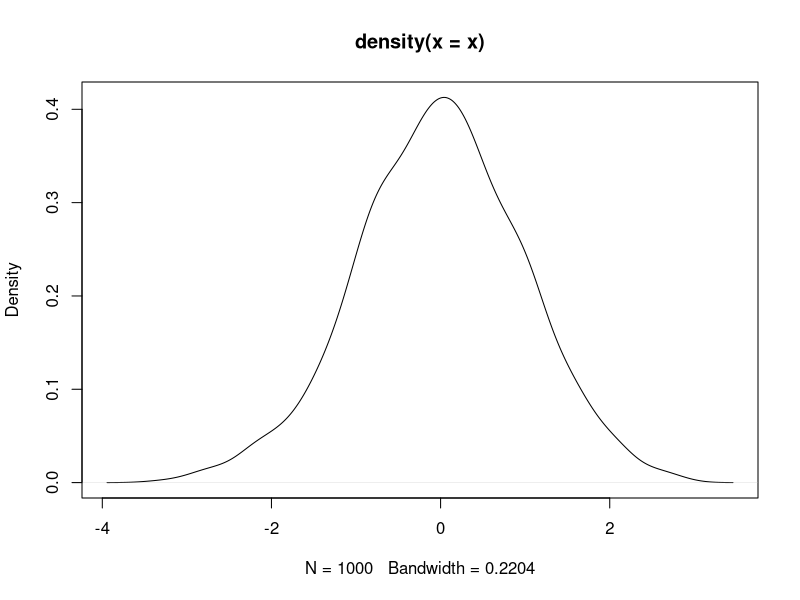

The R script that drew this image:
## ---- chunk 1
x <- rnorm(1000)
head(x)
## ---- chunk 2
plot(density(x))
